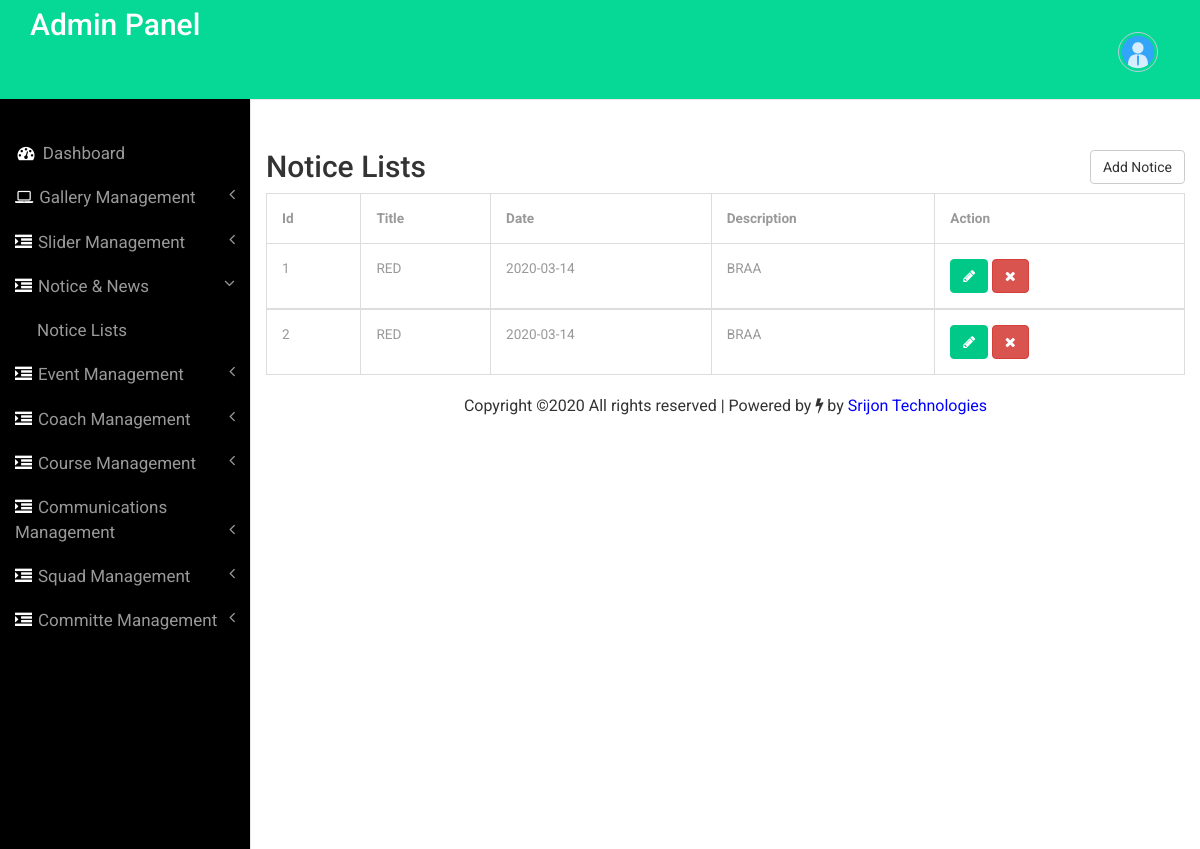
/admin/noticelist.php (signed in), run on an earlier commit of the app's database.
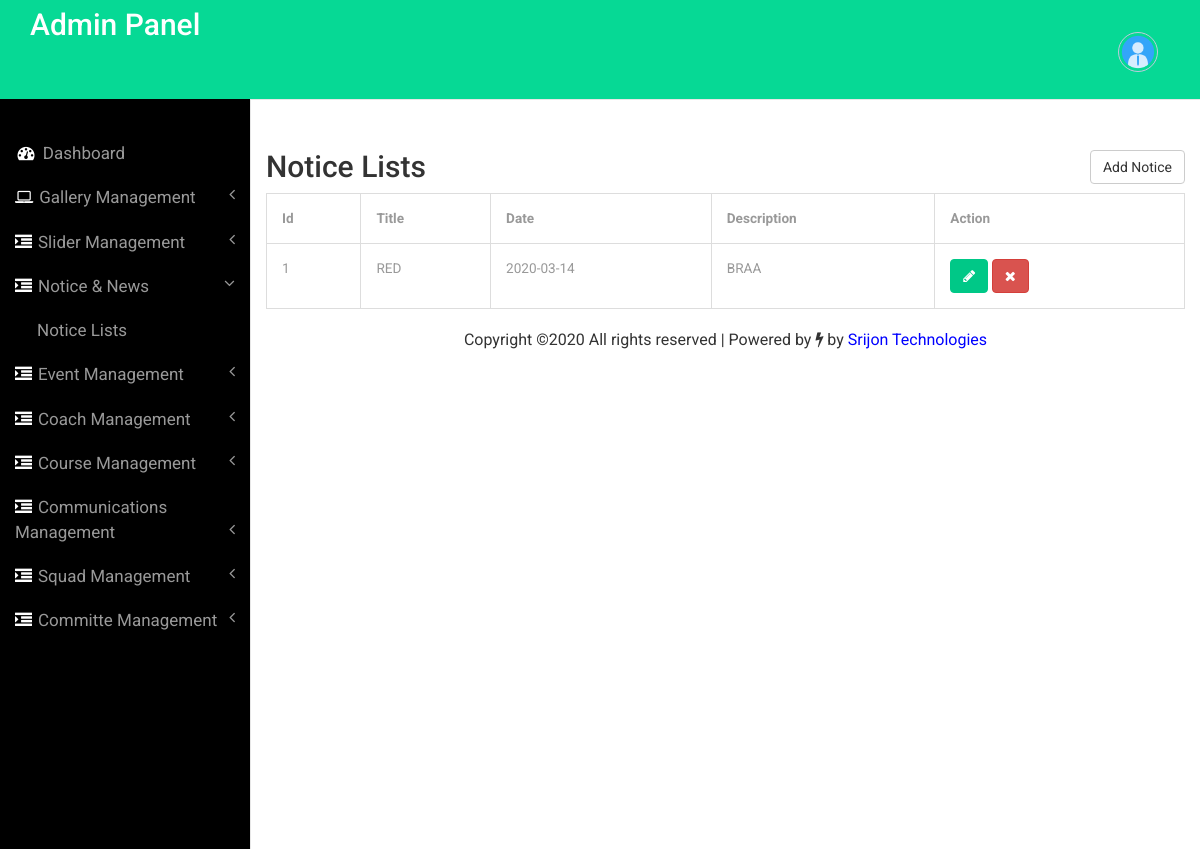
And on a later commit of the database.
### tables this page shows
CREATE TABLE `tbl_notice` (
  `Id` int(11) NOT NULL,
  `title` varchar(255) NOT NULL,
  `date` date NOT NULL,
  `description` longtext NOT NULL
);

### admin/noticelist.php (the view, shortened to what this page needs)
<?php
include('includes/config.php');
if(strlen($_SESSION['alogin'])==0)
	{
header('location:dashoard.php');
}
else{
	?>
<!DOCTYPE HTML>
<html>
<head>
<link href="css/bootstrap.min.css" rel='stylesheet' type='text/css' />
<link href="css/style.css" rel='stylesheet' type='text/css' />
<link href="css/font-awesome.css" rel="stylesheet">
</head>
<body>
<div id="wrapper">
        <nav class="top1 navbar navbar-default navbar-static-top" role="navigation" style="margin-bottom: 0">
			    <?php include('includes/sidebar.php'); ?>
        </nav>
        <div id="page-wrapper">
            <div class="container">
                <div class="margin">
                <div class="row">
                <div class="col-md-6"><h2>Notice Lists</h2></div>
      <div class="col-md-6"><a href="addnotice.php"><button type="submit" class="btn btn-default">Add Notice</button></a></div>
                    </div></div>
  <table class="table table-bordered">
    <thead>
      <tr>
        <th>Id</th>
        <th>Title</th>
        <th>Date</th>
        <th>Description</th>
        <th>Action</th>
      </tr>
    </thead>
    <?php $sql = "SELECT * from tbl_notice";
$query = $dbh -> prepare($sql);
$query->execute();
$results=$query->fetchAll(PDO::FETCH_OBJ);
$cnt=1;
if($query->rowCount() > 0)
{
foreach($results as $result)
{				?>
    <tbody>
      <tr>
      <td><?php echo htmlentities($cnt);?></td>
      <td><?php echo htmlentities($result->title);?></td>
      <td><?php echo htmlentities($result->date);?></td>
      <td><?php echo htmlspecialchars_decode(stripslashes($result->description));?></td>
      <td><a href="updatenotice.php?nid=<?php echo htmlentities($result->Id); ?>" class="btn btn-primary" title=""
      data-toggle="tooltip" data-original-title="Edit"><i class="fa fa-pencil"></i></a>
      <a href="noticelist.php?nid=<?php echo htmlentities($result->Id);?>" id="4"  onclick="return confirm('Do you really want to delete')" class="btn btn-danger delete-btn" title="Delete" data-toggle="tooltip">
        <i class="fa fa-times"></i></a>&nbsp;</td>
      </tr>
      <tr>
      <?php $cnt=$cnt+1;} }?>
    </tbody>
  </table>
</div>
                                    <?php include('includes/copyright.php') ?>
        </div>
      </div>
<link href="css/custom.css" rel="stylesheet">
</body>
</html>
  <?php } ?>

What changed in the data, as far as the page shows it:
removed tbl_notice: title "RED", date "2020-03-14", description "BRAA"
